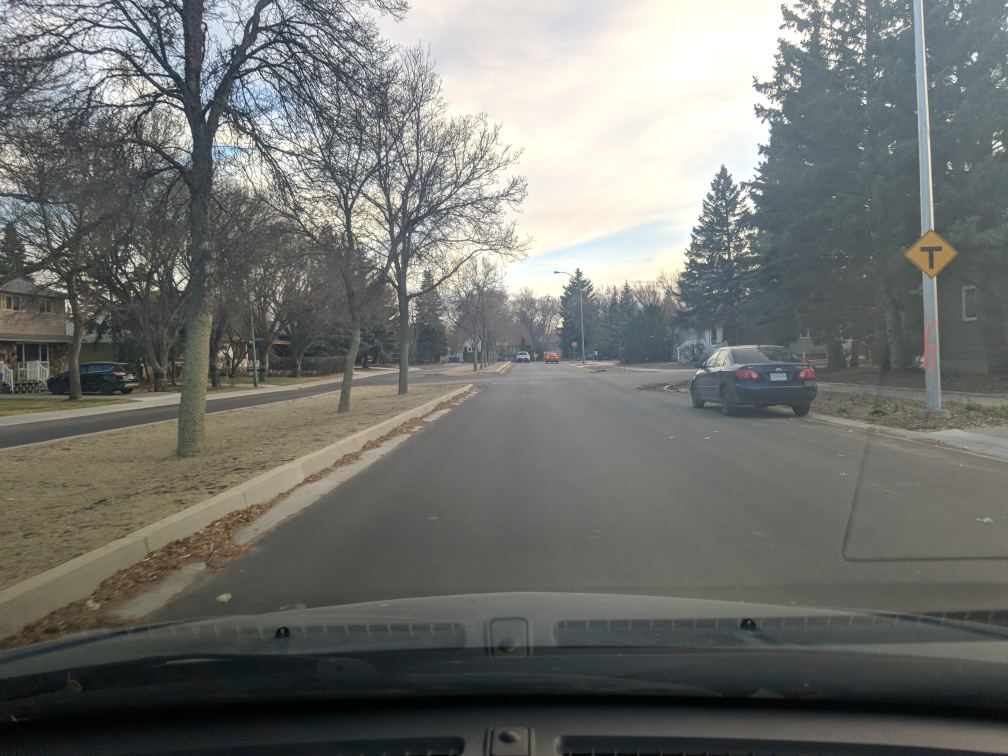
#> input picture Talha/Image Processing/Images/pothole10.jpg, 4032 x 3024 px (shown at 1/4 size)
$ python test.py   (older library calls are emulated)
#> lines starting #> are read from the running program, lines starting #| are printed output that depends on the picture

import cv2 as cv
import numpy as np
i = 10

image1 = cv.imread('Images/pothole' + str(i) + '.jpg')
#> image1 is the input picture: shape (3024, 4032, 3); mean B, G, R 111, 114.8, 113.2
image1 = cv.resize(image1, (1920, 1080))
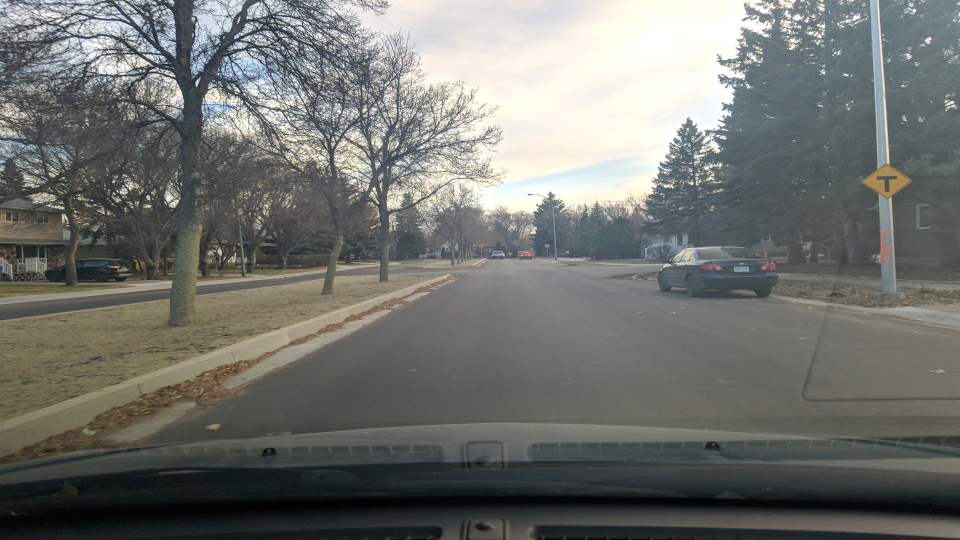
#> image1: shape (1080, 1920, 3) (shown at 1/2 size); mean B, G, R 110.9, 114.7, 113.1
#> (the run stopped early here; a loop or call above may not have finished)

$ run again, with Talha/Image Processing/Images/pothole12.jpg copied over Talha/Image Processing/Images/pothole10.jpg
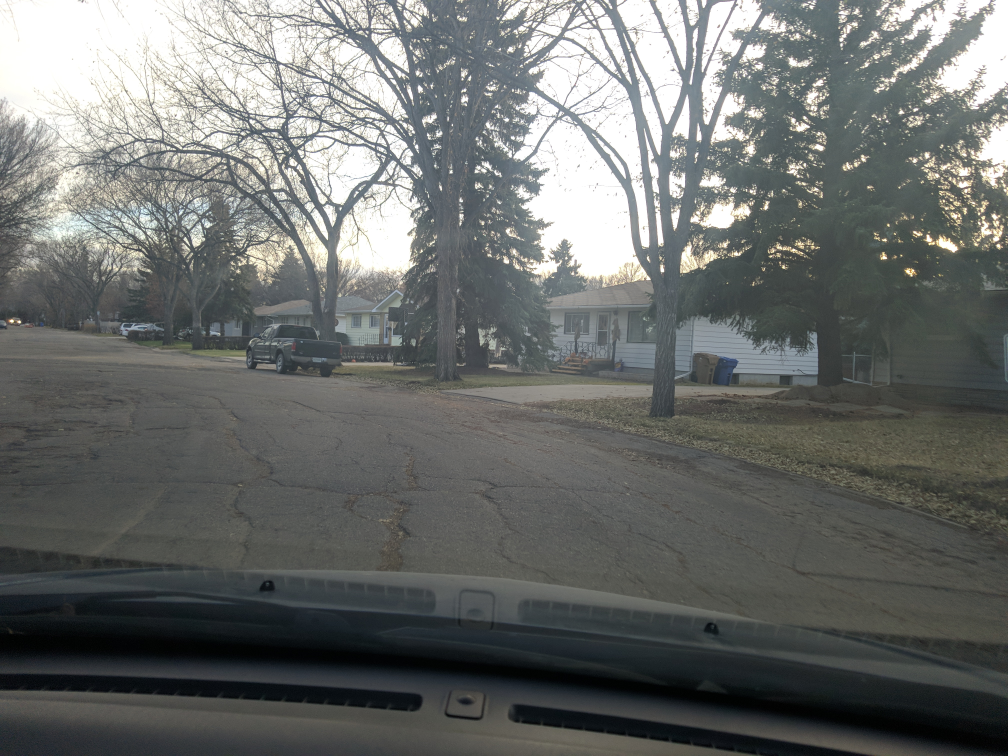
#> input picture Talha/Image Processing/Images/pothole12.jpg, 4032 x 3024 px (shown at 1/4 size)
#> image1 is the input picture: shape (3024, 4032, 3); mean B, G, R 108.4, 110.4, 107.8
#> `image1 = cv.resize(image1, (1920, 1080))`:
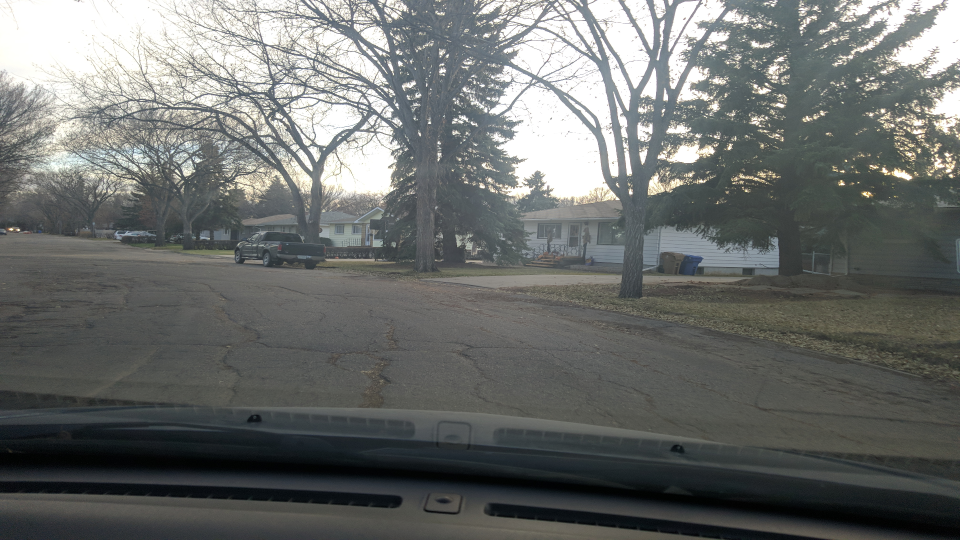
#> image1: shape (1080, 1920, 3) (shown at 1/2 size); mean B, G, R 108.3, 110.2, 107.7

$ run again, with Talha/Image Processing/Images/pothole16.jpg copied over Talha/Image Processing/Images/pothole10.jpg
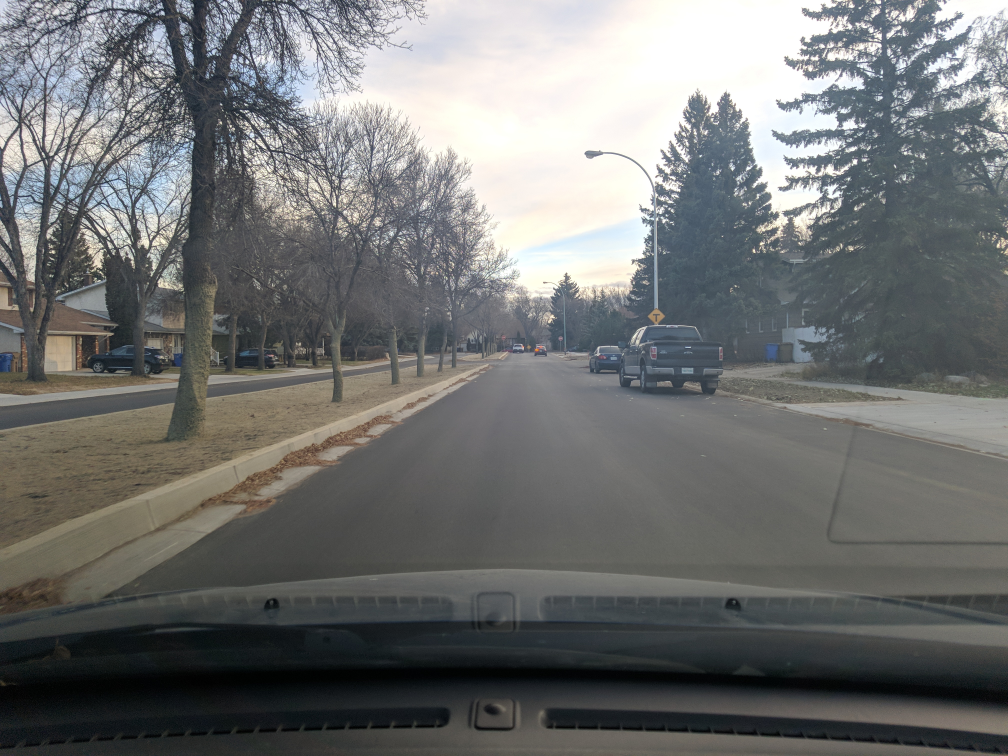
#> input picture Talha/Image Processing/Images/pothole16.jpg, 4032 x 3024 px (shown at 1/4 size)
#> image1 is the input picture: shape (3024, 4032, 3); mean B, G, R 113.7, 114.2, 112.6
#> `image1 = cv.resize(image1, (1920, 1080))`:
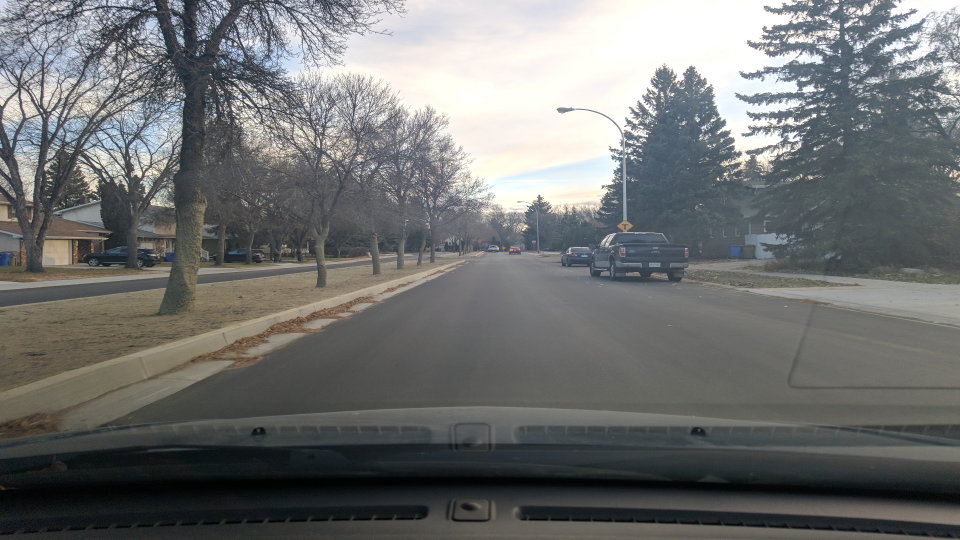
#> image1: shape (1080, 1920, 3) (shown at 1/2 size); mean B, G, R 113.6, 114.1, 112.5

$ run again, with Talha/Image Processing/Images/pothole20.jpg copied over Talha/Image Processing/Images/pothole10.jpg
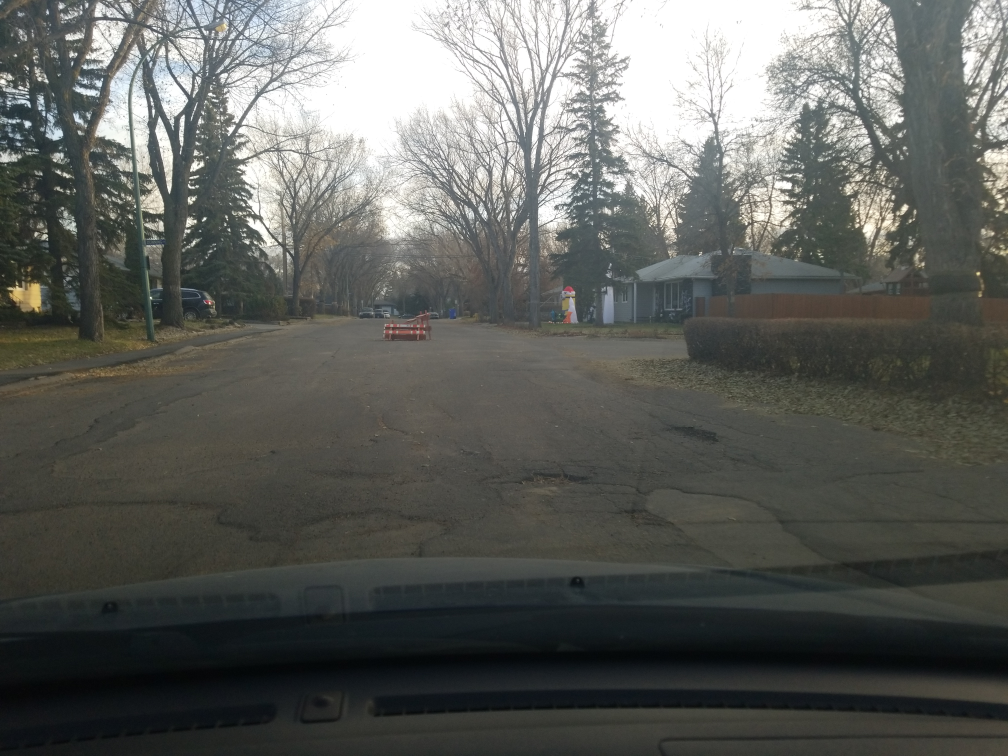
#> input picture Talha/Image Processing/Images/pothole20.jpg, 4032 x 3024 px (shown at 1/4 size)
#> image1 is the input picture: shape (3024, 4032, 3); mean B, G, R 92.5, 96.5, 94.7
#> `image1 = cv.resize(image1, (1920, 1080))`:
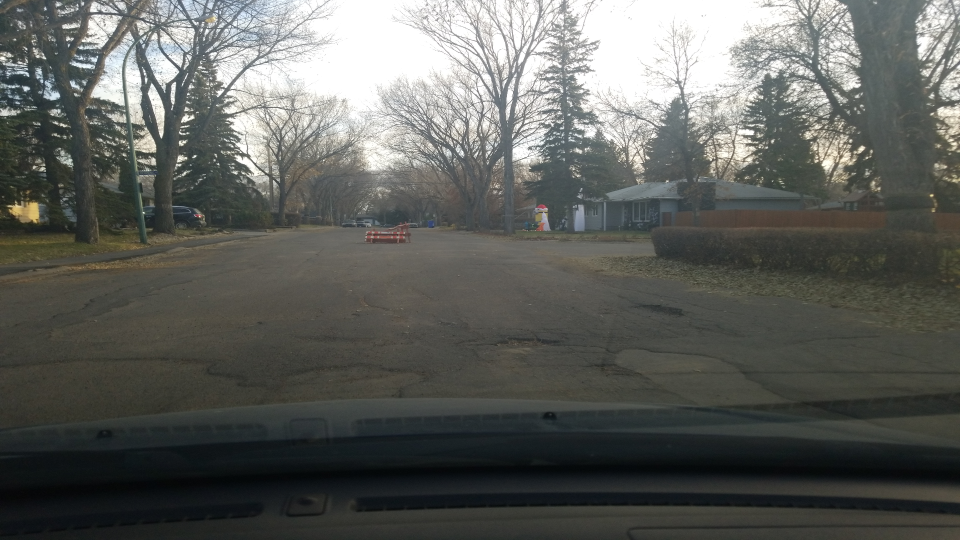
#> image1: shape (1080, 1920, 3) (shown at 1/2 size); mean B, G, R 92.4, 96.4, 94.6
